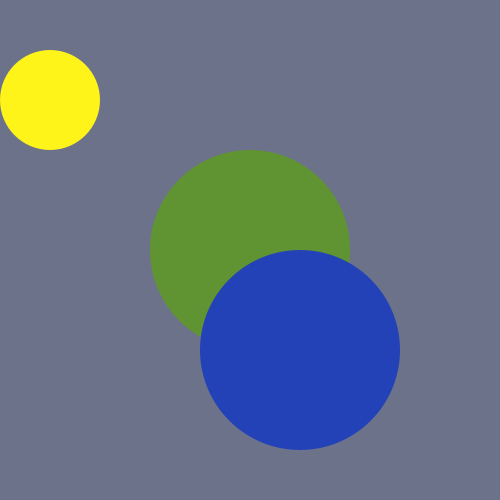
Frame 1 (no input)
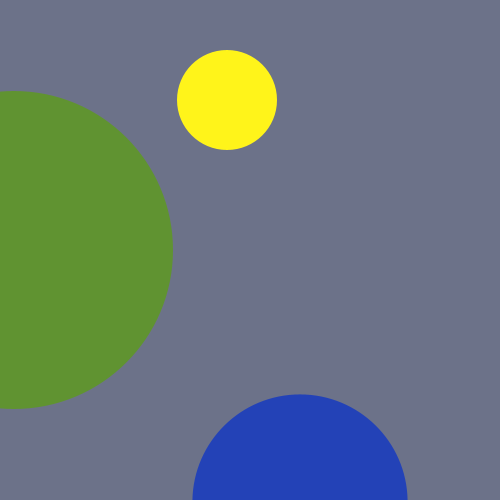
Frame 60 (the mouse pressed at the canvas centre just before this capture)
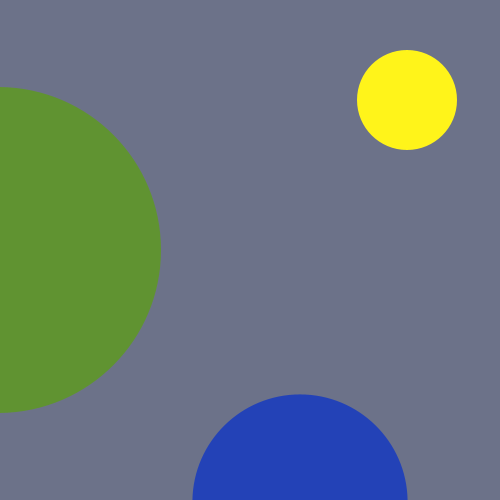
Frame 120 (the mouse held since frame 60 and released just before this capture)

The Processing sketch that drew these frames (run headless with seeded random() and noise(); from frame 60 on, the mouse is pressed at the canvas centre):

// Processing sketch: n_vekszik_balra_jobbra_megall_
// ── n_vekszik_balra_jobbra_megall_.pde
class Labda {
  float x;
  float y ;
  float sugar;
  color szin;
  void rajzold_ki () {
    noStroke();
    fill (szin);
    ellipse(x, y, 2*sugar, 2*sugar);
  }
  void fel(float f) {
    y=y-f;
  }
  void le(float f) {
    y=y+f;
  }
  void balra(float f) {
    x=x+f;
  }
  void jobbra(float f) {
    x=x-f;
  }
void novekedj(float f) {
  sugar=sugar+f;
}
  boolean bent_van() {
    if (x>0 && y<500 && x<500 && y>0 ) {
      return true;
    } else {
      return false;
    }
  }
}
Labda zold_labda=new Labda();
Labda sarga_labda= new Labda();
Labda kek_labda=new Labda();
void setup () {
  size (500, 500);

  zold_labda.x=250;
  zold_labda.y=250;
  zold_labda.sugar=100;
  zold_labda.szin=color (#609331);

  sarga_labda.x=50;
  sarga_labda.y=100;
  sarga_labda.sugar=50;
  sarga_labda.szin=color (#FFF41A);

  kek_labda.x=300;
  kek_labda.y=350;
  kek_labda.sugar=100;
  kek_labda.szin=color (#2342B7);
}

void draw() {
  background (#6C7289);




  zold_labda.rajzold_ki();
  sarga_labda.rajzold_ki();
  kek_labda.rajzold_ki();

  if (sarga_labda.bent_van()) {
    sarga_labda.balra(3);
  }
  if (zold_labda.bent_van()) {
    zold_labda.jobbra(4);
    zold_labda.novekedj(1);
  }
  if (kek_labda.bent_van()) {
    kek_labda.le(4);
    kek_labda.novekedj(0.2);
  }
}
void keyPressed(){
  if (key== CODED){
    if (keyCode == DOWN){
      zold_labda.le(4);
    }
    if (keyCode == UP){
      zold_labda.fel(5);
    }
    if (keyCode == LEFT){
      zold_labda.balra(6);
    }
    if (keyCode == RIGHT){
      zold_labda.jobbra(7);
    }
  }
}
